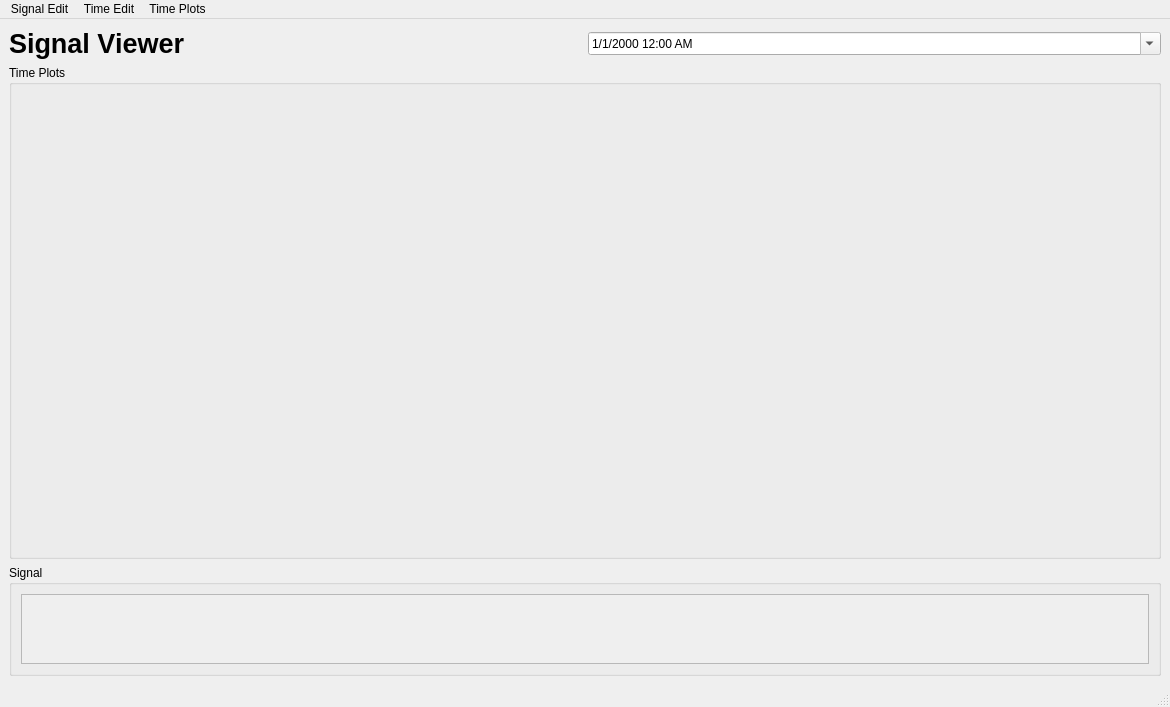
<?xml version="1.0" encoding="UTF-8"?>
<ui version="4.0">
 <class>MainWindow</class>
 <widget class="QMainWindow" name="MainWindow">
  <property name="geometry">
   <rect>
    <x>0</x>
    <y>0</y>
    <width>1170</width>
    <height>707</height>
   </rect>
  </property>
  <property name="windowTitle">
   <string>MainWindow</string>
  </property>
  <widget class="QWidget" name="centralwidget">
   <layout class="QGridLayout" name="gridLayout">
    <item row="0" column="0">
     <widget class="PyDMLabel" name="signal_viewer_title">
      <property name="sizePolicy">
       <sizepolicy hsizetype="Preferred" vsizetype="Maximum">
        <horstretch>0</horstretch>
        <verstretch>0</verstretch>
       </sizepolicy>
      </property>
      <property name="font">
       <font>
        <pointsize>20</pointsize>
        <weight>75</weight>
        <bold>true</bold>
       </font>
      </property>
      <property name="toolTip">
       <string/>
      </property>
      <property name="text">
       <string>Signal Viewer</string>
      </property>
     </widget>
    </item>
    <item row="0" column="1">
     <widget class="QDateTimeEdit" name="current_time_date">
      <property name="toolTip">
       <string>Current time</string>
      </property>
      <property name="readOnly">
       <bool>true</bool>
      </property>
      <property name="currentSection">
       <enum>QDateTimeEdit::MonthSection</enum>
      </property>
      <property name="displayFormat">
       <string>M/d/yyyy h:mm AP</string>
      </property>
      <property name="calendarPopup">
       <bool>true</bool>
      </property>
     </widget>
    </item>
    <item row="1" column="0" colspan="2">
     <widget class="QGroupBox" name="time_plots_layout">
      <property name="sizePolicy">
       <sizepolicy hsizetype="Minimum" vsizetype="Expanding">
        <horstretch>0</horstretch>
        <verstretch>0</verstretch>
       </sizepolicy>
      </property>
      <property name="title">
       <string>Time Plots</string>
      </property>
      <layout class="QVBoxLayout" name="verticalLayout_6">
       <item>
        <layout class="QGridLayout" name="gridLayout_5"/>
       </item>
      </layout>
     </widget>
    </item>
    <item row="2" column="0" colspan="2">
     <widget class="QGroupBox" name="signal_manipulation_group_box">
      <property name="title">
       <string>Signal</string>
      </property>
      <layout class="QGridLayout" name="gridLayout_6">
       <item row="0" column="0" rowspan="2">
        <widget class="QScrollArea" name="signal_scroll_area_2">
         <property name="widgetResizable">
          <bool>true</bool>
         </property>
         <widget class="QWidget" name="scrollAreaWidgetContents_2">
          <property name="geometry">
           <rect>
            <x>0</x>
            <y>0</y>
            <width>1114</width>
            <height>105</height>
           </rect>
          </property>
          <layout class="QVBoxLayout" name="verticalLayout_2">
           <item>
            <layout class="QVBoxLayout" name="SignalLayout_3"/>
           </item>
          </layout>
         </widget>
        </widget>
       </item>
      </layout>
     </widget>
    </item>
   </layout>
  </widget>
  <widget class="QMenuBar" name="menubar">
   <property name="geometry">
    <rect>
     <x>0</x>
     <y>0</y>
     <width>1170</width>
     <height>31</height>
    </rect>
   </property>
   <widget class="QMenu" name="menuFile">
    <property name="title">
     <string>Signal Edit</string>
    </property>
    <addaction name="actionAdd"/>
    <addaction name="actionLoad"/>
    <addaction name="actionDelete"/>
    <addaction name="actionDelete_2"/>
   </widget>
   <widget class="QMenu" name="menuSettings">
    <property name="title">
     <string>Time Plots</string>
    </property>
    <widget class="QMenu" name="menuNumber_of_plots">
     <property name="title">
      <string>Number of plots</string>
     </property>
     <addaction name="action1"/>
     <addaction name="action2"/>
     <addaction name="action3"/>
     <addaction name="action4"/>
     <addaction name="action5"/>
     <addaction name="action6"/>
     <addaction name="action7"/>
     <addaction name="action8"/>
     <addaction name="action9"/>
     <addaction name="action10"/>
     <addaction name="action11"/>
     <addaction name="action12"/>
    </widget>
    <widget class="QMenu" name="menuY_Axis">
     <property name="title">
      <string>Y-Axis</string>
     </property>
     <addaction name="actionAdd_2"/>
    </widget>
    <addaction name="menuNumber_of_plots"/>
    <addaction name="menuY_Axis"/>
   </widget>
   <widget class="QMenu" name="menuTime_Edit">
    <property name="title">
     <string>Time Edit</string>
    </property>
    <addaction name="actionOpen_Time_Manipulation_Box"/>
   </widget>
   <addaction name="menuFile"/>
   <addaction name="menuTime_Edit"/>
   <addaction name="menuSettings"/>
  </widget>
  <widget class="QStatusBar" name="statusbar"/>
  <action name="actionAdd">
   <property name="text">
    <string>Add</string>
   </property>
   <property name="shortcut">
    <string>Ctrl+A</string>
   </property>
  </action>
  <action name="actionLoad">
   <property name="text">
    <string>Load</string>
   </property>
   <property name="shortcut">
    <string>Ctrl+L</string>
   </property>
  </action>
  <action name="actionDelete">
   <property name="text">
    <string>Save</string>
   </property>
   <property name="shortcut">
    <string>Ctrl+S</string>
   </property>
  </action>
  <action name="actionDelete_2">
   <property name="text">
    <string>Delete</string>
   </property>
   <property name="shortcut">
    <string>Ctrl+D</string>
   </property>
  </action>
  <action name="action1">
   <property name="text">
    <string>1</string>
   </property>
  </action>
  <action name="action2">
   <property name="text">
    <string>2</string>
   </property>
  </action>
  <action name="action3">
   <property name="text">
    <string>3</string>
   </property>
  </action>
  <action name="action4">
   <property name="text">
    <string>4</string>
   </property>
  </action>
  <action name="action5">
   <property name="text">
    <string>5</string>
   </property>
  </action>
  <action name="action6">
   <property name="text">
    <string>6</string>
   </property>
  </action>
  <action name="action7">
   <property name="text">
    <string>7</string>
   </property>
  </action>
  <action name="action8">
   <property name="text">
    <string>8</string>
   </property>
  </action>
  <action name="action9">
   <property name="text">
    <string>9</string>
   </property>
  </action>
  <action name="action10">
   <property name="text">
    <string>10</string>
   </property>
  </action>
  <action name="action11">
   <property name="text">
    <string>11</string>
   </property>
  </action>
  <action name="action12">
   <property name="text">
    <string>12</string>
   </property>
  </action>
  <action name="actionAdd_2">
   <property name="text">
    <string>Add</string>
   </property>
  </action>
  <action name="actionOpen_Time_Manipulation_Box">
   <property name="text">
    <string>Open Time Manipulation Box</string>
   </property>
  </action>
 </widget>
 <customwidgets>
  <customwidget>
   <class>PyDMLabel</class>
   <extends>QLabel</extends>
   <header>pydm.widgets.label</header>
  </customwidget>
 </customwidgets>
 <resources/>
 <connections/>
</ui>
